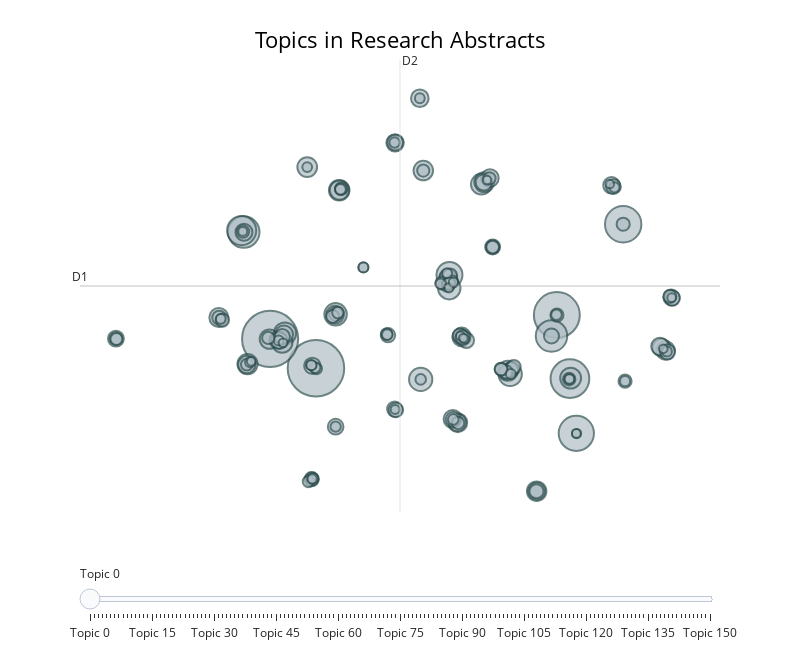

The code cell stored with this chart in its notebook:
### Code cell
fig = topic_model.visualize_topics(
    title="Topics in Research Abstracts",
    width=800
)
fig.show()

### Figure 1 — Plotly figure (JSON) as saved in the notebook; plotly's stock layout.template omitted (floating-point values rounded to 4 significant figures; data arrays with more than 128 entries replaced by an {"elided": "..."} marker saying what was removed)
{"data": [{"customdata": {"elided": "151x3 mixed values"}, "hovertemplate": "<b>Topic %{customdata[0]}</b><br>%{customdata[1]}<br>Size: %{customdata[2]}", "legendgroup": "", "marker": {"color": "#B0BEC5", "line": {"color": "DarkSlateGrey", "width": 2}, "size": {"elided": "151 int values"}, "sizemode": "area", "sizeref": 1.379, "symbol": "circle"}, "mode": "markers", "name": "", "orientation": "v", "showlegend": false, "type": "scatter", "x": {"elided": "151 float values"}, "xaxis": "x", "y": {"elided": "151 float values"}, "yaxis": "y"}], "layout": {"annotations": [{"showarrow": false, "text": "D1", "x": -16.94, "y": 5.771, "yshift": 10}, {"showarrow": false, "text": "D2", "x": 2.825, "xshift": 10, "y": 25.18}], "height": 650, "hoverlabel": {"bgcolor": "white", "font": {"family": "Rockwell", "size": 16}}, "legend": {"itemsizing": "constant", "tracegroupgap": 0}, "margin": {"t": 60}, "shapes": [{"line": {"color": "#CFD8DC", "width": 2}, "type": "line", "x0": 2.825, "x1": 2.825, "y0": -13.63, "y1": 25.18}, {"line": {"color": "#9E9E9E", "width": 2}, "type": "line", "x0": -16.94, "x1": 22.59, "y0": 5.771, "y1": 5.771}], "sliders": [{"active": 0, "pad": {"t": 50}, "steps": [{"args": [{"marker.color": {"elided": "1x151 str values"}}], "label": "Topic 0", "method": "update"}, {"args": [{"marker.color": {"elided": "1x151 str values"}}], "label": "Topic 1", "method": "update"}, {"args": [{"marker.color": {"elided": "1x151 str values"}}], "label": "Topic 2", "method": "update"}, {"args": [{"marker.color": {"elided": "1x151 str values"}}], "label": "Topic 3", "method": "update"}, {"args": [{"marker.color": {"elided": "1x151 str values"}}], "label": "Topic 4", "method": "update"}, {"args": [{"marker.color": {"elided": "1x151 str values"}}], "label": "Topic 5", "method": "update"}, {"args": [{"marker.color": {"elided": "1x151 str values"}}], "label": "Topic 6", "method": "update"}, {"args": [{"marker.color": {"elided": "1x151 str values"}}], "label": "Topic 7", "method": "update"}, {"args": [{"marker.color": {"elided": "1x151 str values"}}], "label": "Topic 8", "method": "update"}, {"args": [{"marker.color": {"elided": "1x151 str values"}}], "label": "Topic 9", "method": "update"}, {"args": [{"marker.color": {"elided": "1x151 str values"}}], "label": "Topic 10", "method": "update"}, {"args": [{"marker.color": {"elided": "1x151 str values"}}], "label": "Topic 11", "method": "update"}, {"args": [{"marker.color": {"elided": "1x151 str values"}}], "label": "Topic 12", "method": "update"}, {"args": [{"marker.color": {"elided": "1x151 str values"}}], "label": "Topic 13", "method": "update"}, {"args": [{"marker.color": {"elided": "1x151 str values"}}], "label": "Topic 14", "method": "update"}, {"args": [{"marker.color": {"elided": "1x151 str values"}}], "label": "Topic 15", "method": "update"}, {"args": [{"marker.color": {"elided": "1x151 str values"}}], "label": "Topic 16", "method": "update"}, {"args": [{"marker.color": {"elided": "1x151 str values"}}], "label": "Topic 17", "method": "update"}, {"args": [{"marker.color": {"elided": "1x151 str values"}}], "label": "Topic 18", "method": "update"}, {"args": [{"marker.color": {"elided": "1x151 str values"}}], "label": "Topic 19", "method": "update"}, {"args": [{"marker.color": {"elided": "1x151 str values"}}], "label": "Topic 20", "method": "update"}, {"args": [{"marker.color": {"elided": "1x151 str values"}}], "label": "Topic 21", "method": "update"}, {"args": [{"marker.color": {"elided": "1x151 str values"}}], "label": "Topic 22", "method": "update"}, {"args": [{"marker.color": {"elided": "1x151 str values"}}], "label": "Topic 23", "method": "update"}, {"args": [{"marker.color": {"elided": "1x151 str values"}}], "label": "Topic 24", "method": "update"}, {"args": [{"marker.color": {"elided": "1x151 str values"}}], "label": "Topic 25", "method": "update"}, {"args": [{"marker.color": {"elided": "1x151 str values"}}], "label": "Topic 26", "method": "update"}, {"args": [{"marker.color": {"elided": "1x151 str values"}}], "label": "Topic 27", "method": "update"}, {"args": [{"marker.color": {"elided": "1x151 str values"}}], "label": "Topic 28", "method": "update"}, {"args": [{"marker.color": {"elided": "1x151 str values"}}], "label": "Topic 29", "method": "update"}, {"args": [{"marker.color": {"elided": "1x151 str values"}}], "label": "Topic 30", "method": "update"}, {"args": [{"marker.color": {"elided": "1x151 str values"}}], "label": "Topic 31", "method": "update"}, {"args": [{"marker.color": {"elided": "1x151 str values"}}], "label": "Topic 32", "method": "update"}, {"args": [{"marker.color": {"elided": "1x151 str values"}}], "label": "Topic 33", "method": "update"}, {"args": [{"marker.color": {"elided": "1x151 str values"}}], "label": "Topic 34", "method": "update"}, {"args": [{"marker.color": {"elided": "1x151 str values"}}], "label": "Topic 35", "method": "update"}, {"args": [{"marker.color": {"elided": "1x151 str values"}}], "label": "Topic 36", "method": "update"}, {"args": [{"marker.color": {"elided": "1x151 str values"}}], "label": "Topic 37", "method": "update"}, {"args": [{"marker.color": {"elided": "1x151 str values"}}], "label": "Topic 38", "method": "update"}, {"args": [{"marker.color": {"elided": "1x151 str values"}}], "label": "Topic 39", "method": "update"}, {"args": [{"marker.color": {"elided": "1x151 str values"}}], "label": "Topic 40", "method": "update"}, {"args": [{"marker.color": {"elided": "1x151 str values"}}], "label": "Topic 41", "method": "update"}, {"args": [{"marker.color": {"elided": "1x151 str values"}}], "label": "Topic 42", "method": "update"}, {"args": [{"marker.color": {"elided": "1x151 str values"}}], "label": "Topic 43", "method": "update"}, {"args": [{"marker.color": {"elided": "1x151 str values"}}], "label": "Topic 44", "method": "update"}, {"args": [{"marker.color": {"elided": "1x151 str values"}}], "label": "Topic 45", "method": "update"}, {"args": [{"marker.color": {"elided": "1x151 str values"}}], "label": "Topic 46", "method": "update"}, {"args": [{"marker.color": {"elided": "1x151 str values"}}], "label": "Topic 47", "method": "update"}, {"args": [{"marker.color": {"elided": "1x151 str values"}}], "label": "Topic 48", "method": "update"}, {"args": [{"marker.color": {"elided": "1x151 str values"}}], "label": "Topic 49", "method": "update"}, {"args": [{"marker.color": {"elided": "1x151 str values"}}], "label": "Topic 50", "method": "update"}, {"args": [{"marker.color": {"elided": "1x151 str values"}}], "label": "Topic 51", "method": "update"}, {"args": [{"marker.color": {"elided": "1x151 str values"}}], "label": "Topic 52", "method": "update"}, {"args": [{"marker.color": {"elided": "1x151 str values"}}], "label": "Topic 53", "method": "update"}, {"args": [{"marker.color": {"elided": "1x151 str values"}}], "label": "Topic 54", "method": "update"}, {"args": [{"marker.color": {"elided": "1x151 str values"}}], "label": "Topic 55", "method": "update"}, {"args": [{"marker.color": {"elided": "1x151 str values"}}], "label": "Topic 56", "method": "update"}, {"args": [{"marker.color": {"elided": "1x151 str values"}}], "label": "Topic 57", "method": "update"}, {"args": [{"marker.color": {"elided": "1x151 str values"}}], "label": "Topic 58", "method": "update"}, {"args": [{"marker.color": {"elided": "1x151 str values"}}], "label": "Topic 59", "method": "update"}, {"args": [{"marker.color": {"elided": "1x151 str values"}}], "label": "Topic 60", "method": "update"}, {"args": [{"marker.color": {"elided": "1x151 str values"}}], "label": "Topic 61", "method": "update"}, {"args": [{"marker.color": {"elided": "1x151 str values"}}], "label": "Topic 62", "method": "update"}, {"args": [{"marker.color": {"elided": "1x151 str values"}}], "label": "Topic 63", "method": "update"}, {"args": [{"marker.color": {"elided": "1x151 str values"}}], "label": "Topic 64", "method": "update"}, {"args": [{"marker.color": {"elided": "1x151 str values"}}], "label": "Topic 65", "method": "update"}, {"args": [{"marker.color": {"elided": "1x151 str values"}}], "label": "Topic 66", "method": "update"}, {"args": [{"marker.color": {"elided": "1x151 str values"}}], "label": "Topic 67", "method": "update"}, {"args": [{"marker.color": {"elided": "1x151 str values"}}], "label": "Topic 68", "method": "update"}, {"args": [{"marker.color": {"elided": "1x151 str values"}}], "label": "Topic 69", "method": "update"}, {"args": [{"marker.color": {"elided": "1x151 str values"}}], "label": "Topic 70", "method": "update"}, {"args": [{"marker.color": {"elided": "1x151 str values"}}], "label": "Topic 71", "method": "update"}, {"args": [{"marker.color": {"elided": "1x151 str values"}}], "label": "Topic 72", "method": "update"}, {"args": [{"marker.color": {"elided": "1x151 str values"}}], "label": "Topic 73", "method": "update"}, {"args": [{"marker.color": {"elided": "1x151 str values"}}], "label": "Topic 74", "method": "update"}, {"args": [{"marker.color": {"elided": "1x151 str values"}}], "label": "Topic 75", "method": "update"}, {"args": [{"marker.color": {"elided": "1x151 str values"}}], "label": "Topic 76", "method": "update"}, {"args": [{"marker.color": {"elided": "1x151 str values"}}], "label": "Topic 77", "method": "update"}, {"args": [{"marker.color": {"elided": "1x151 str values"}}], "label": "Topic 78", "method": "update"}, {"args": [{"marker.color": {"elided": "1x151 str values"}}], "label": "Topic 79", "method": "update"}, {"args": [{"marker.color": {"elided": "1x151 str values"}}], "label": "Topic 80", "method": "update"}, {"args": [{"marker.color": {"elided": "1x151 str values"}}], "label": "Topic 81", "method": "update"}, {"args": [{"marker.color": {"elided": "1x151 str values"}}], "label": "Topic 82", "method": "update"}, {"args": [{"marker.color": {"elided": "1x151 str values"}}], "label": "Topic 83", "method": "update"}, {"args": [{"marker.color": {"elided": "1x151 str values"}}], "label": "Topic 84", "method": "update"}, {"args": [{"marker.color": {"elided": "1x151 str values"}}], "label": "Topic 85", "method": "update"}, {"args": [{"marker.color": {"elided": "1x151 str values"}}], "label": "Topic 86", "method": "update"}, {"args": [{"marker.color": {"elided": "1x151 str values"}}], "label": "Topic 87", "method": "update"}, {"args": [{"marker.color": {"elided": "1x151 str values"}}], "label": "Topic 88", "method": "update"}, {"args": [{"marker.color": {"elided": "1x151 str values"}}], "label": "Topic 89", "method": "update"}, {"args": [{"marker.color": {"elided": "1x151 str values"}}], "label": "Topic 90", "method": "update"}, {"args": [{"marker.color": {"elided": "1x151 str values"}}], "label": "Topic 91", "method": "update"}, {"args": [{"marker.color": {"elided": "1x151 str values"}}], "label": "Topic 92", "method": "update"}, {"args": [{"marker.color": {"elided": "1x151 str values"}}], "label": "Topic 93", "method": "update"}, {"args": [{"marker.color": {"elided": "1x151 str values"}}], "label": "Topic 94", "method": "update"}, {"args": [{"marker.color": {"elided": "1x151 str values"}}], "label": "Topic 95", "method": "update"}, {"args": [{"marker.color": {"elided": "1x151 str values"}}], "label": "Topic 96", "method": "update"}, {"args": [{"marker.color": {"elided": "1x151 str values"}}], "label": "Topic 97", "method": "update"}, {"args": [{"marker.color": {"elided": "1x151 str values"}}], "label": "Topic 98", "method": "update"}, {"args": [{"marker.color": {"elided": "1x151 str values"}}], "label": "Topic 99", "method": "update"}, {"args": [{"marker.color": {"elided": "1x151 str values"}}], "label": "Topic 100", "method": "update"}, {"args": [{"marker.color": {"elided": "1x151 str values"}}], "label": "Topic 101", "method": "update"}, {"args": [{"marker.color": {"elided": "1x151 str values"}}], "label": "Topic 102", "method": "update"}, {"args": [{"marker.color": {"elided": "1x151 str values"}}], "label": "Topic 103", "method": "update"}, {"args": [{"marker.color": {"elided": "1x151 str values"}}], "label": "Topic 104", "method": "update"}, {"args": [{"marker.color": {"elided": "1x151 str values"}}], "label": "Topic 105", "method": "update"}, {"args": [{"marker.color": {"elided": "1x151 str values"}}], "label": "Topic 106", "method": "update"}, {"args": [{"marker.color": {"elided": "1x151 str values"}}], "label": "Topic 107", "method": "update"}, {"args": [{"marker.color": {"elided": "1x151 str values"}}], "label": "Topic 108", "method": "update"}, {"args": [{"marker.color": {"elided": "1x151 str values"}}], "label": "Topic 109", "method": "update"}, {"args": [{"marker.color": {"elided": "1x151 str values"}}], "label": "Topic 110", "method": "update"}, {"args": [{"marker.color": {"elided": "1x151 str values"}}], "label": "Topic 111", "method": "update"}, {"args": [{"marker.color": {"elided": "1x151 str values"}}], "label": "Topic 112", "method": "update"}, {"args": [{"marker.color": {"elided": "1x151 str values"}}], "label": "Topic 113", "method": "update"}, {"args": [{"marker.color": {"elided": "1x151 str values"}}], "label": "Topic 114", "method": "update"}, {"args": [{"marker.color": {"elided": "1x151 str values"}}], "label": "Topic 115", "method": "update"}, {"args": [{"marker.color": {"elided": "1x151 str values"}}], "label": "Topic 116", "method": "update"}, {"args": [{"marker.color": {"elided": "1x151 str values"}}], "label": "Topic 117", "method": "update"}, {"args": [{"marker.color": {"elided": "1x151 str values"}}], "label": "Topic 118", "method": "update"}, {"args": [{"marker.color": {"elided": "1x151 str values"}}], "label": "Topic 119", "method": "update"}, {"args": [{"marker.color": {"elided": "1x151 str values"}}], "label": "Topic 120", "method": "update"}, {"args": [{"marker.color": {"elided": "1x151 str values"}}], "label": "Topic 121", "method": "update"}, {"args": [{"marker.color": {"elided": "1x151 str values"}}], "label": "Topic 122", "method": "update"}, {"args": [{"marker.color": {"elided": "1x151 str values"}}], "label": "Topic 123", "method": "update"}, {"args": [{"marker.color": {"elided": "1x151 str values"}}], "label": "Topic 124", "method": "update"}, {"args": [{"marker.color": {"elided": "1x151 str values"}}], "label": "Topic 125", "method": "update"}, {"args": [{"marker.color": {"elided": "1x151 str values"}}], "label": "Topic 126", "method": "update"}, {"args": [{"marker.color": {"elided": "1x151 str values"}}], "label": "Topic 127", "method": "update"}, {"args": [{"marker.color": {"elided": "1x151 str values"}}], "label": "Topic 128", "method": "update"}, {"args": [{"marker.color": {"elided": "1x151 str values"}}], "label": "Topic 129", "method": "update"}, {"args": [{"marker.color": {"elided": "1x151 str values"}}], "label": "Topic 130", "method": "update"}, {"args": [{"marker.color": {"elided": "1x151 str values"}}], "label": "Topic 131", "method": "update"}, {"args": [{"marker.color": {"elided": "1x151 str values"}}], "label": "Topic 132", "method": "update"}, {"args": [{"marker.color": {"elided": "1x151 str values"}}], "label": "Topic 133", "method": "update"}, {"args": [{"marker.color": {"elided": "1x151 str values"}}], "label": "Topic 134", "method": "update"}, {"args": [{"marker.color": {"elided": "1x151 str values"}}], "label": "Topic 135", "method": "update"}, {"args": [{"marker.color": {"elided": "1x151 str values"}}], "label": "Topic 136", "method": "update"}, {"args": [{"marker.color": {"elided": "1x151 str values"}}], "label": "Topic 137", "method": "update"}, {"args": [{"marker.color": {"elided": "1x151 str values"}}], "label": "Topic 138", "method": "update"}, {"args": [{"marker.color": {"elided": "1x151 str values"}}], "label": "Topic 139", "method": "update"}, {"args": [{"marker.color": {"elided": "1x151 str values"}}], "label": "Topic 140", "method": "update"}, {"args": [{"marker.color": {"elided": "1x151 str values"}}], "label": "Topic 141", "method": "update"}, {"args": [{"marker.color": {"elided": "1x151 str values"}}], "label": "Topic 142", "method": "update"}, {"args": [{"marker.color": {"elided": "1x151 str values"}}], "label": "Topic 143", "method": "update"}, {"args": [{"marker.color": {"elided": "1x151 str values"}}], "label": "Topic 144", "method": "update"}, {"args": [{"marker.color": {"elided": "1x151 str values"}}], "label": "Topic 145", "method": "update"}, {"args": [{"marker.color": {"elided": "1x151 str values"}}], "label": "Topic 146", "method": "update"}, {"args": [{"marker.color": {"elided": "1x151 str values"}}], "label": "Topic 147", "method": "update"}, {"args": [{"marker.color": {"elided": "1x151 str values"}}], "label": "Topic 148", "method": "update"}, {"args": [{"marker.color": {"elided": "1x151 str values"}}], "label": "Topic 149", "method": "update"}, {"args": [{"marker.color": {"elided": "1x151 str values"}}], "label": "Topic 150", "method": "update"}]}], "title": {"font": {"color": "Black", "size": 22}, "text": "Topics in Research Abstracts", "x": 0.5, "xanchor": "center", "y": 0.95, "yanchor": "top"}, "width": 800, "xaxis": {"anchor": "y", "domain": [0, 1], "range": [-16.94, 22.59], "title": {"text": ""}, "visible": false}, "yaxis": {"anchor": "x", "domain": [0, 1], "range": [-13.63, 25.18], "title": {"text": ""}, "visible": false}}}
